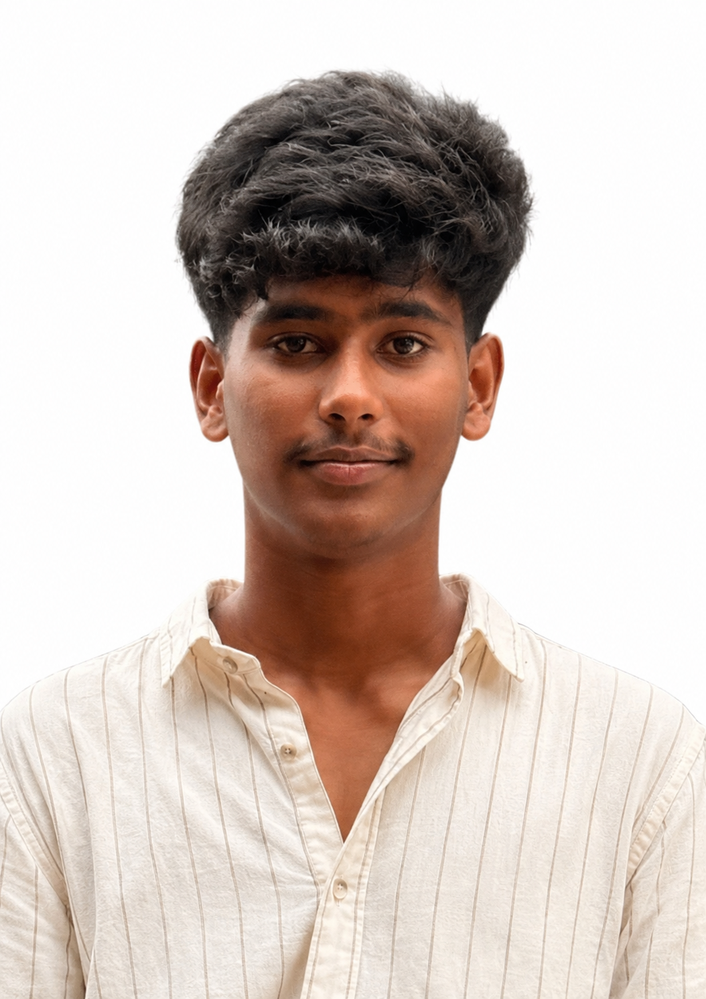
#> input picture me.png, 706 x 999 px, shrunk from 1054 x 1492 before the run
$ jupyter execute 'Ex8 (1).ipynb'
#> lines starting #> are read from the running program, lines starting #| are printed output that depends on the picture; after the words box and inside, x2 and y2 are one past the last pixel; in counts of white or black regions, pixels touching at a corner belong together
EX NO : 8

Record-THRESHOLDING

NAME : KALAMARAN I

[cell 1]
import cv2
import numpy as np
import matplotlib.pyplot as plt

[cell 2]
# Step 2: Read the image and convert to grayscale
image = cv2.imread('me.png')  # Replace with your image file path
#> image is the input picture: shape (999, 706, 3); mean B, G, R 192.4, 199.6, 212.6
gray_image = cv2.cvtColor(image, cv2.COLOR_BGR2GRAY)  # Convert to grayscale
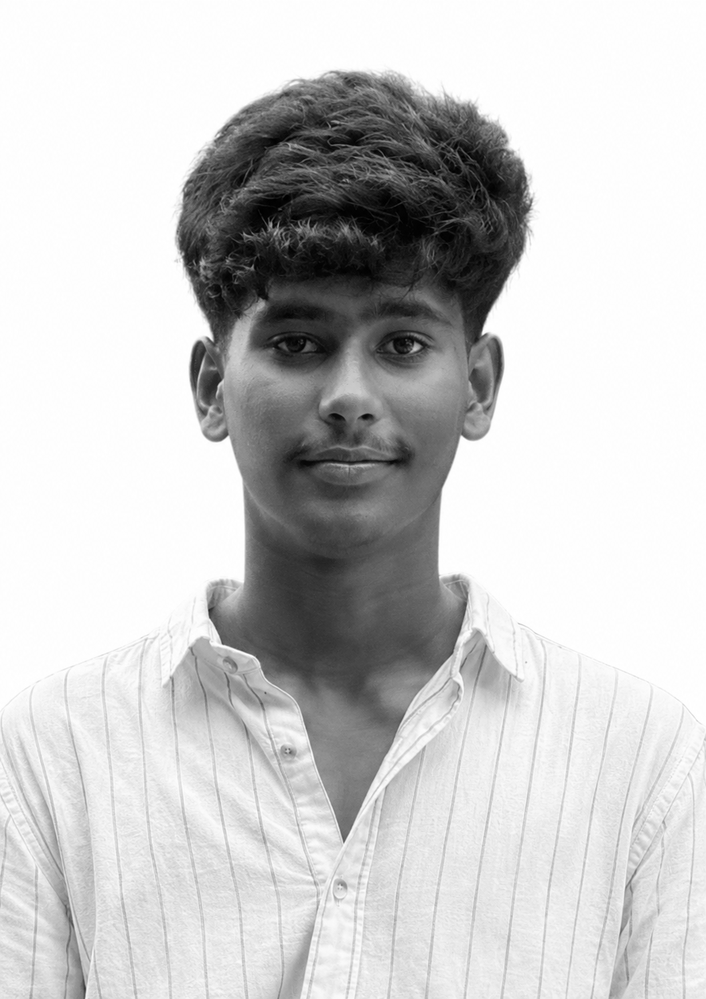
#> gray_image: shape (999, 706); min 0, max 255, mean 202.6

[cell 3]
# Original Image
plt.subplot(2, 2, 1)
plt.imshow(cv2.cvtColor(image, cv2.COLOR_BGR2RGB))  # Convert from BGR to RGB for display
plt.title("Original Image")
plt.axis('off')

[cell 4]
# Step 3: Use Global Thresholding to segment the image
# Apply global thresholding with a threshold value of 127
_, global_thresholded = cv2.threshold(gray_image, 127, 255, cv2.THRESH_BINARY)
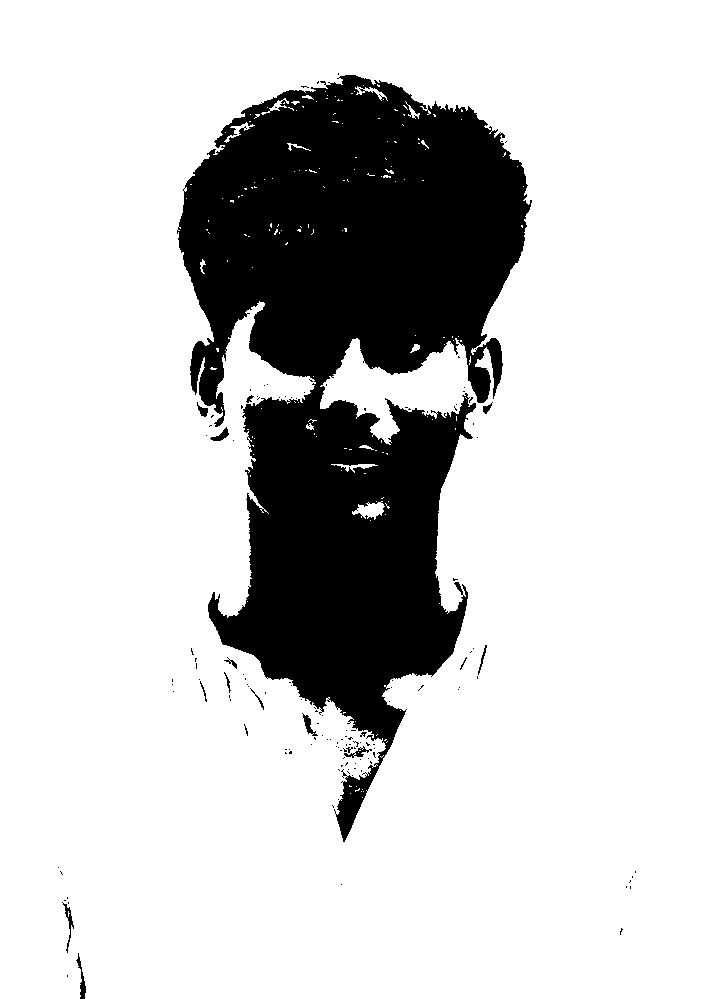
#> global_thresholded: shape (999, 706); 79.7% white; 139 black regions (124 under 20 px), largest, box (x1, y1, x2, y2) and area: (177, 75, 532, 842) 141780, (76, 953, 86, 999) 152, (62, 902, 74, 953) 138

[cell 5]
# Step 4: Use Adaptive Thresholding to segment the image
# Apply adaptive thresholding using Gaussian method
adaptive_thresholded = cv2.adaptiveThreshold(gray_image, 255, cv2.ADAPTIVE_THRESH_GAUSSIAN_C, cv2.THRESH_BINARY, 11, 2)
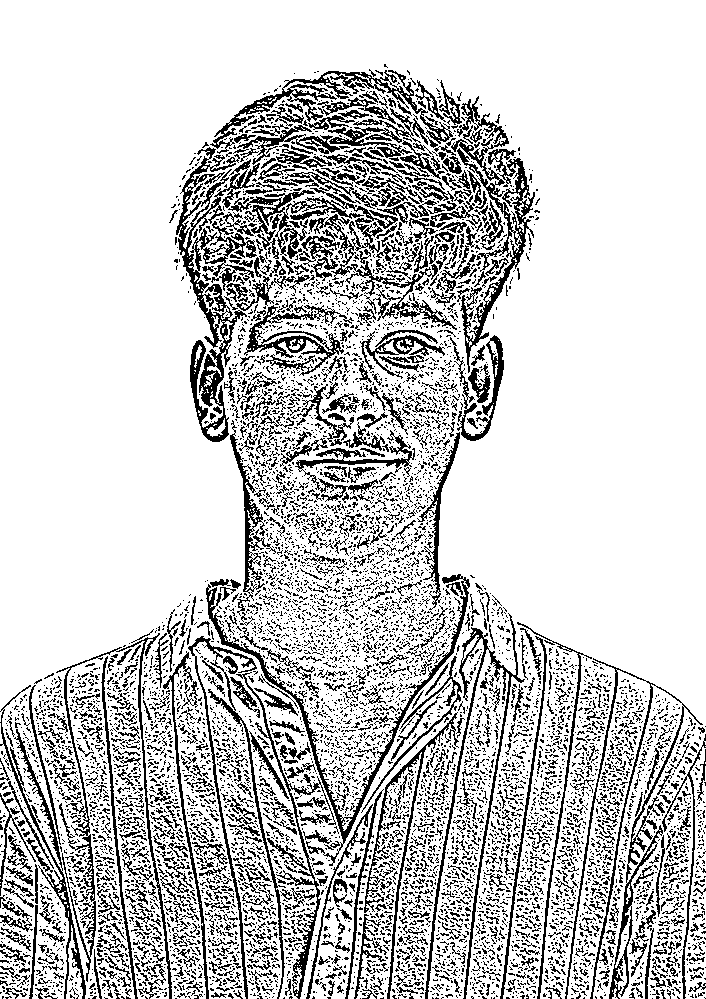
#> adaptive_thresholded: shape (999, 706); 79.8% white; black in thin lines or dots

[cell 6]
# Step 5: Use Otsu's method to segment the image
# Apply Otsu's method for optimal thresholding
_, otsu_thresholded = cv2.threshold(gray_image, 0, 255, cv2.THRESH_BINARY + cv2.THRESH_OTSU)
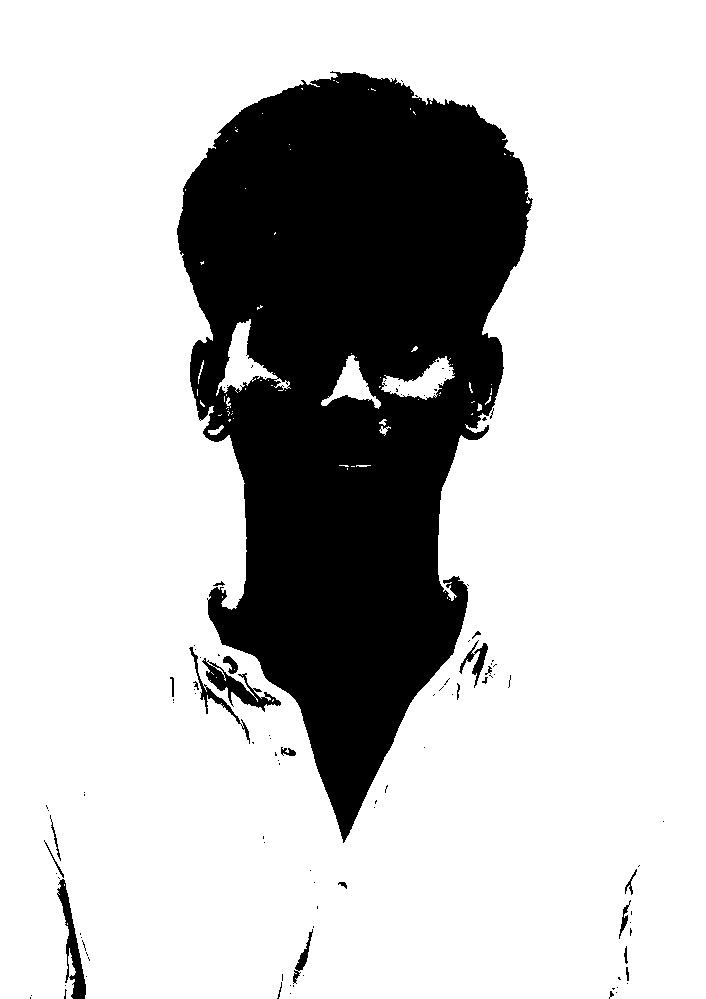
#> otsu_thresholded: shape (999, 706); 76.2% white; 112 black regions (89 under 20 px), largest, box (x1, y1, x2, y2) and area: (177, 71, 533, 843) 163215, (57, 879, 86, 999) 1143, (202, 658, 281, 712) 1142

[cell 7]
# Global Thresholding
plt.subplot(2, 2, 2)
plt.imshow(global_thresholded, cmap='gray')
plt.title("Global Thresholding")
plt.axis('off')

# Adaptive Thresholding
plt.subplot(2, 2, 3)
plt.imshow(adaptive_thresholded, cmap='gray')
plt.title("Adaptive Thresholding")
plt.axis('off')

# Otsu's Method
plt.subplot(2, 2, 4)
plt.imshow(otsu_thresholded, cmap='gray')
plt.title("Otsu's Method")
plt.axis('off')

# Show the plot
plt.tight_layout()
plt.show()
